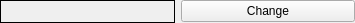
<?xml version="1.0" encoding="UTF-8"?>
<ui version="4.0">
 <class>ColorPropertyWidget</class>
 <widget class="QWidget" name="ColorPropertyWidget">
  <property name="geometry">
   <rect>
    <x>0</x>
    <y>0</y>
    <width>355</width>
    <height>23</height>
   </rect>
  </property>
  <property name="windowTitle">
   <string>Form</string>
  </property>
  <property name="locale">
   <locale language="English" country="UnitedStates"/>
  </property>
  <layout class="QHBoxLayout" name="horizontalLayout">
   <property name="leftMargin">
    <number>0</number>
   </property>
   <property name="topMargin">
    <number>0</number>
   </property>
   <property name="rightMargin">
    <number>0</number>
   </property>
   <property name="bottomMargin">
    <number>0</number>
   </property>
   <item>
    <widget class="QFrame" name="colorFrame">
     <property name="frameShape">
      <enum>QFrame::Box</enum>
     </property>
     <property name="frameShadow">
      <enum>QFrame::Plain</enum>
     </property>
    </widget>
   </item>
   <item>
    <widget class="QPushButton" name="changeButton">
     <property name="text">
      <string>Change</string>
     </property>
    </widget>
   </item>
  </layout>
 </widget>
 <resources/>
 <connections/>
</ui>
